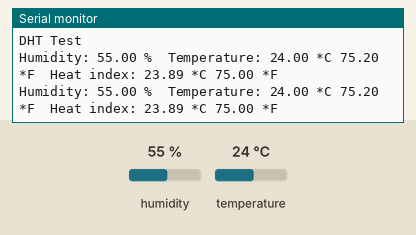
Recording of a sketch running on a simulated Arduino Uno, built with avr-gcc and run on an emulated ATmega328P. Shown: the last lines printed to the serial monitor. Inputs (shaded band) come from the test bench; at power-on: humidity 55 %, temperature 24 °C.

Above: at 6.8 s.
6.9 s: humidity set to 22 %
At 9.7 s:
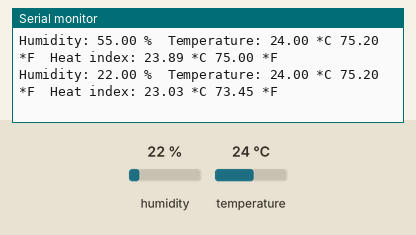
11.4 s: temperature set to 12 °C
At 12.8 s:
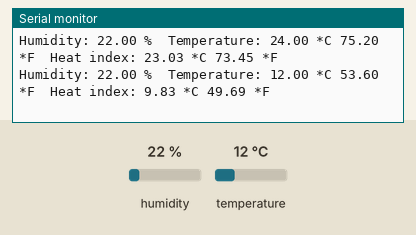
15.9 s: humidity set to 40 %
At 18.8 s:
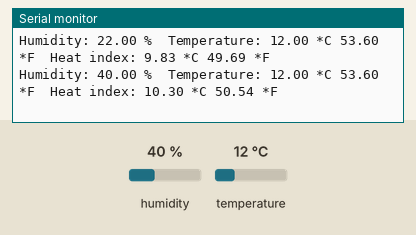
Timing chart, 0 to 20.3 s (numbered marks = the images above; inputs shaded):
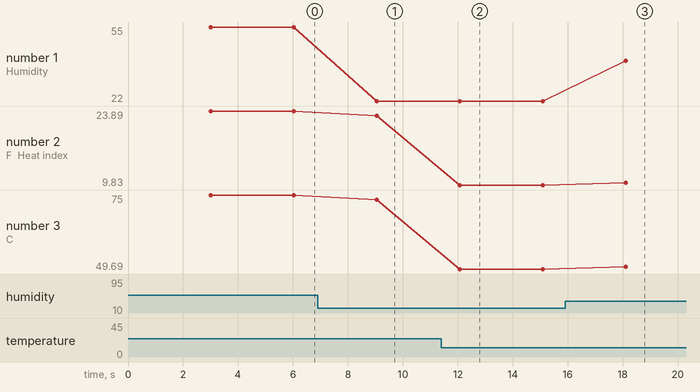

The sketch:

dht22_basic.ino
```cpp
#include <DHT.h>
#define DHTPIN 12
#define DHTTYPE DHT22

DHT dht(DHTPIN, DHTTYPE);

void setup()
{
  // put your setup code here, to run once:
  Serial.begin(9600);
  Serial.println("DHT Test");
  dht.begin();
}

void loop()
{
  // put your main code here, to run repeatedly:
  delay(3000);
  float h = dht.readHumidity();
  float t_c = dht.readTemperature();
  float t_f = dht.readTemperature(true);

  if (isnan(h) || isnan(t_c) || isnan(t_f))
  {
    Serial.println("Failed to read from the DHT sensor, check your connections again");
    return;
  }

  float heatIndex_f = dht.computeHeatIndex(t_f, h);
  float heatIndex_c = dht.computeHeatIndex(t_c, h, false);

  Serial.print("Humidity: ");
  Serial.print(h);
  Serial.print(" %\t");
  Serial.print("Temperature: ");
  Serial.print(t_c);
  Serial.print(" *C ");
  Serial.print(t_f);
  Serial.print(" *F\t");
  Serial.print("Heat index: ");
  Serial.print(heatIndex_c);
  Serial.print(" *C ");
  Serial.print(heatIndex_f);
  Serial.println(" *F");
}
```

Measured:
- after the input at 6.9 s, the serial monitor: prints a new line after 2.1 s (image 1)
- after the input at 11.4 s, the serial monitor: prints a new line after 0.67 s (image 2)
- after the input at 15.9 s, the serial monitor: prints a new line after 2.2 s (image 3)
- plotted number 1: 55 → 22 after the input at 6.9 s, 22 → 40 after the input at 15.9 s
- plotted number 2: 23.89 → 23.03 after the input at 6.9 s, 23.03 → 9.83 after the input at 11.4 s, 9.83 → 10.3 after the input at 15.9 s
- plotted number 3: 75 → 73.45 after the input at 6.9 s, 73.45 → 49.69 after the input at 11.4 s, 49.69 → 50.54 after the input at 15.9 s
